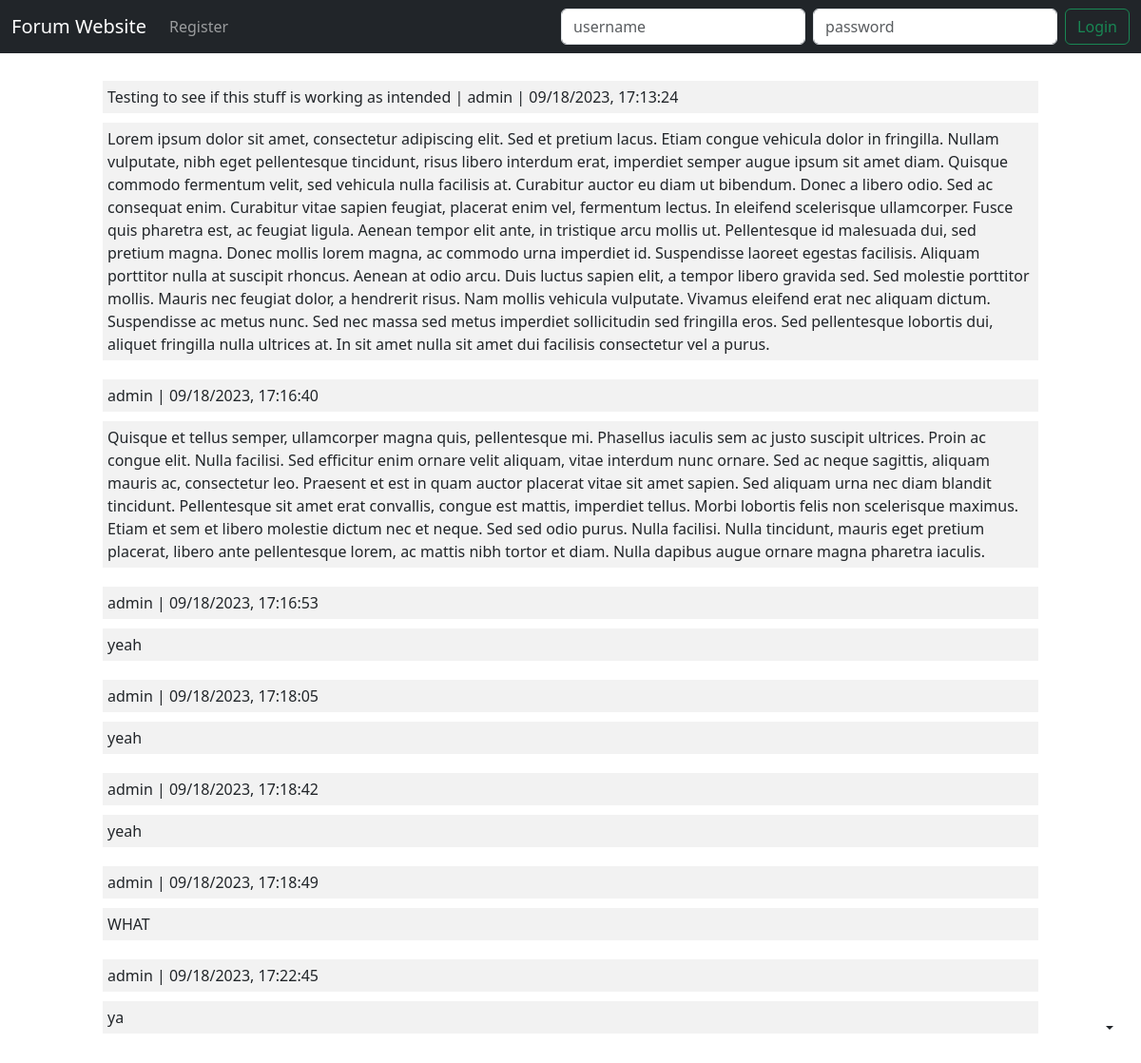
/show_post/2, run on an earlier commit of the app's database.
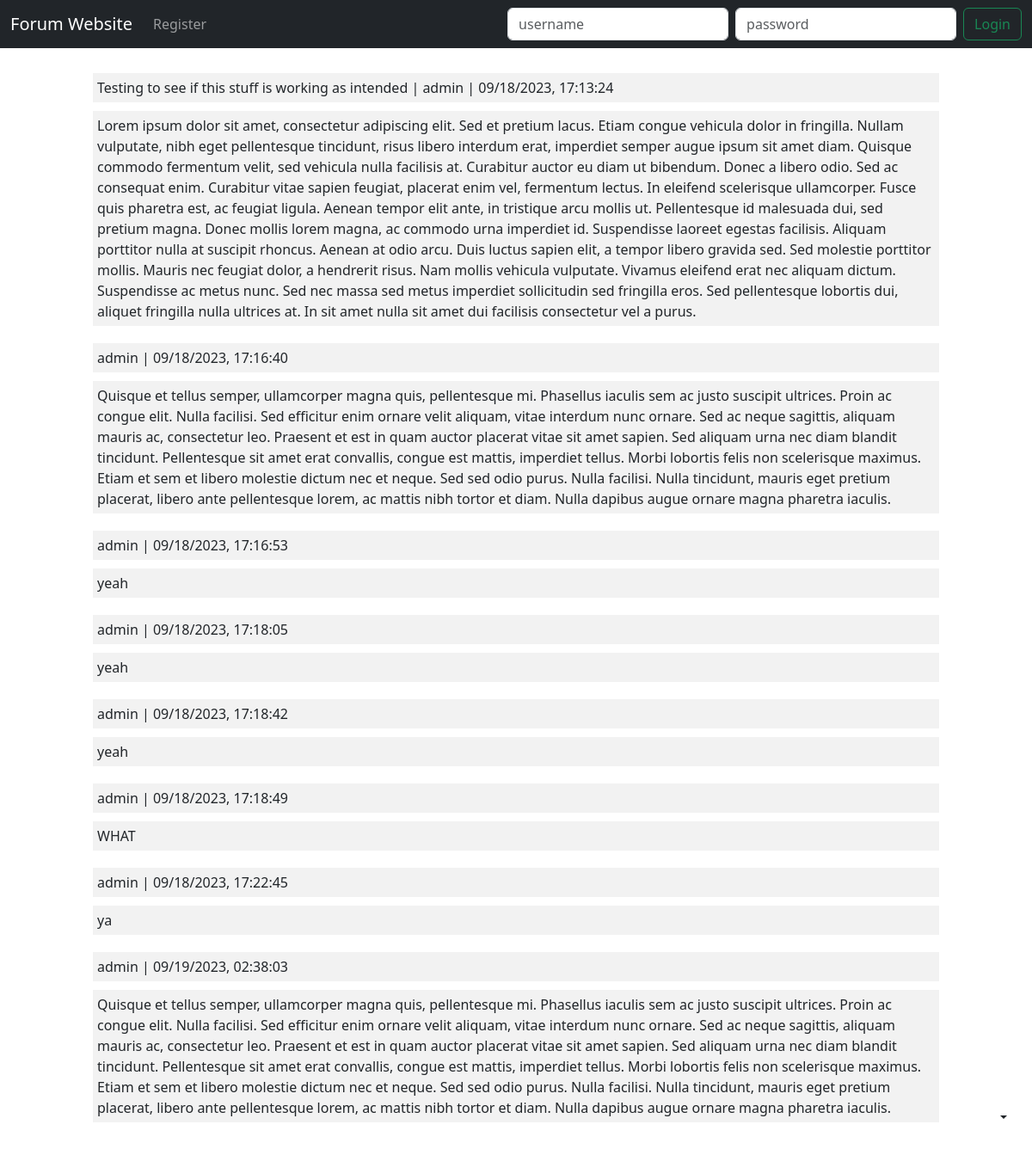
And on a later commit of the database.
### main.py (models this page shows)
class Reply(UserMixin, db.Model):
    __tablename__ = "replies"
    reply_id = db.Column(db.Integer, primary_key=True)
    body = db.Column(db.String(1000), nullable=False)
    date = db.Column(db.String(50), nullable=False)
    author_id = db.Column(db.String(30), db.ForeignKey('users.username'), nullable=False)
    post_id = db.Column(db.Integer, db.ForeignKey('posts.post_id'), nullable=False)

### main.py (the view, shortened to what this page needs)
@app.route("/show_post/<int:post_id>", methods=["GET", "POST"])
def show_post(post_id):
    page_title = f"Post {post_id}"
    form = CreatePostReplyForm()
    post = db.get_or_404(Post, post_id)
    all_replies = db.session.execute(db.select(Reply).where(Reply.post_id == post_id)).scalars().all()
    return render_template("show_post.html", page_title=page_title, post=post, replies=all_replies, form=form, current_user=current_user)

### forms.py
class CreatePostReplyForm(FlaskForm):
    body = CKEditorField("Reply Content", validators=[DataRequired()])
    submit = SubmitField("Submit Reply")

### templates/show_post.html (shortened to what this page needs)
{% from "bootstrap5/form.html" import render_form %}
{% include "header.html" %}
<div id="main-content">
    <div class="row mb-3">
    <div class="col-md-12 themed-grid-col index-style">{{ post.title }} | {{ post.author_id }} | {{ post.date }}</div>
    <div class="col-md-12 themed-grid-col index-style post-buffer">{{ post.body }}</div>
    {% for reply in replies %}
        <div class="col-md-12 themed-grid-col index-style">{{ reply.author_id }} | {{ reply.date }}</div>
        <div class="col-md-12 themed-grid-col index-style post-buffer">{{ reply.body }}</div>
    {% endfor %}
    </div>
</div>
</body>
</html>

What changed in the data, as far as the page shows it:
added Reply: author_id "admin", date "09/19/2023, 02:38:03", body "Quisque et tellus semper, ullamcorper magna quis, pellentesque mi. Phasellus iaculis sem ac justo suscipit ultrices. Proin ac congue elit. Nulla facilisi. Sed efficitur enim ornare velit aliquam, vitae interdum nunc ornare. Sed ac neque sagittis, aliquam mauris ac, consectetur leo. Praesent et est in quam auctor placerat vitae sit amet sapien. Sed aliquam urna nec diam blandit tincidunt. Pellentesque sit amet erat convallis, congue est mattis, imperdiet tellus. Morbi lobortis felis non scelerisque maximus. Etiam et sem et libero molestie dictum nec et neque. Sed sed odio purus. Nulla facilisi. Nulla tincidunt, mauris eget pretium placerat, libero ante pellentesque lorem, ac mattis nibh…"
